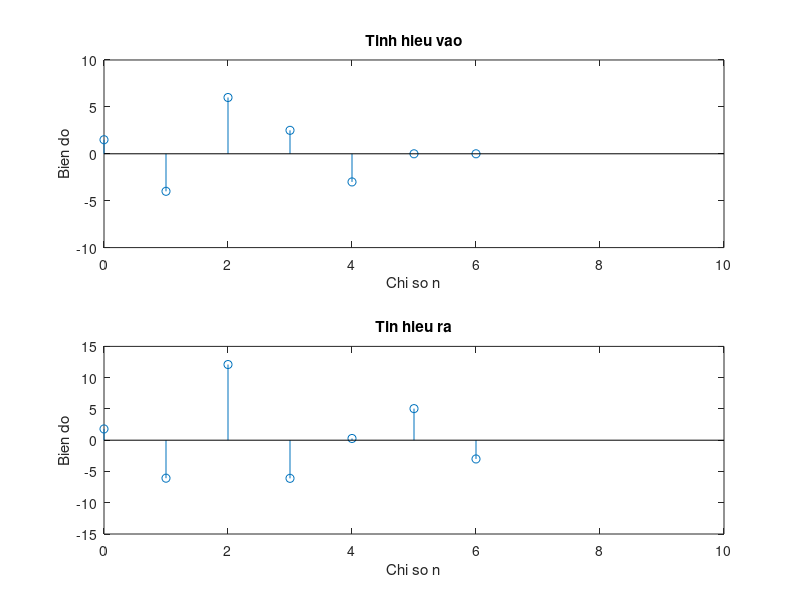

Reproduce this figure in MATLAB.
n = 0:6;
% Dap ung xung
h = [1.2 -0.85 1 0 0 0];
%Tin hieu vao
x = [1.5 -4 6 2.5 -3 0 0];
%y = zeros(1,7);
%Tinh y[n]
y = conv(h,x); %b
y=y(1:7);%b
%for i = 1:7
   % for j = 1:3
     %   if i>=j
            %y(i) = y(i) + h(j)*x(i-j+1);
        %end
    %end
%end
%Ve x[n] va y[n]
clf;
subplot(2,1,1);
stem(n,x);
axis([0, 10, -10, 10]);
xlabel('Chi so n');
ylabel('Bien do');
title('Tinh hieu vao');
subplot(2,1,2);
stem(n,y);
axis([0, 10, -15, 15]);
xlabel('Chi so n');
ylabel('Bien do');
title('Tin hieu ra');